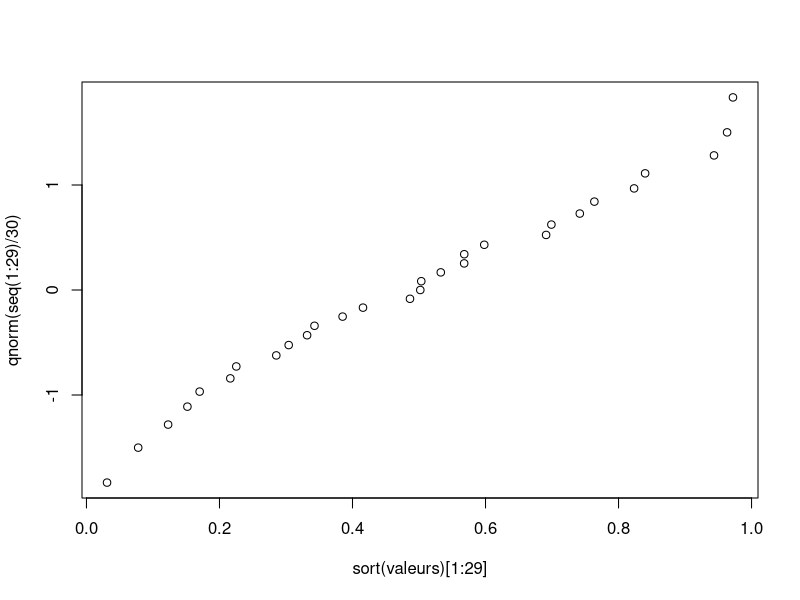
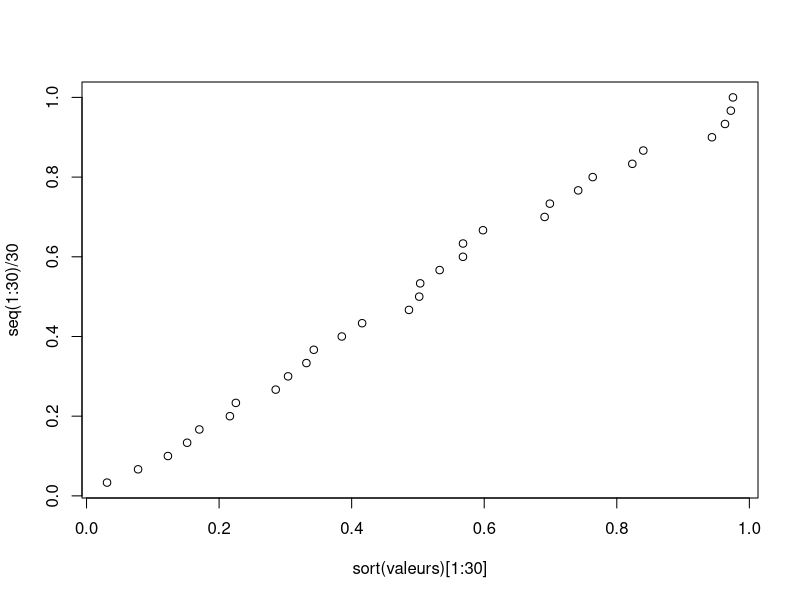
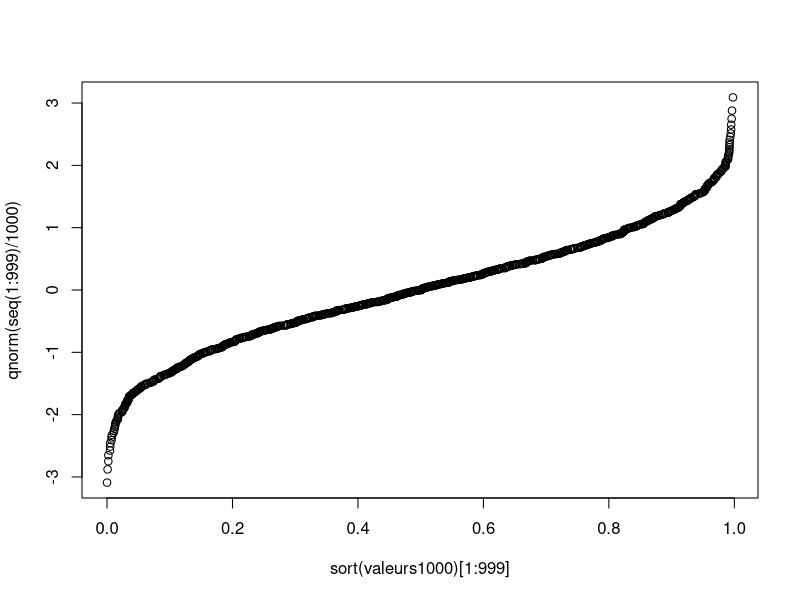
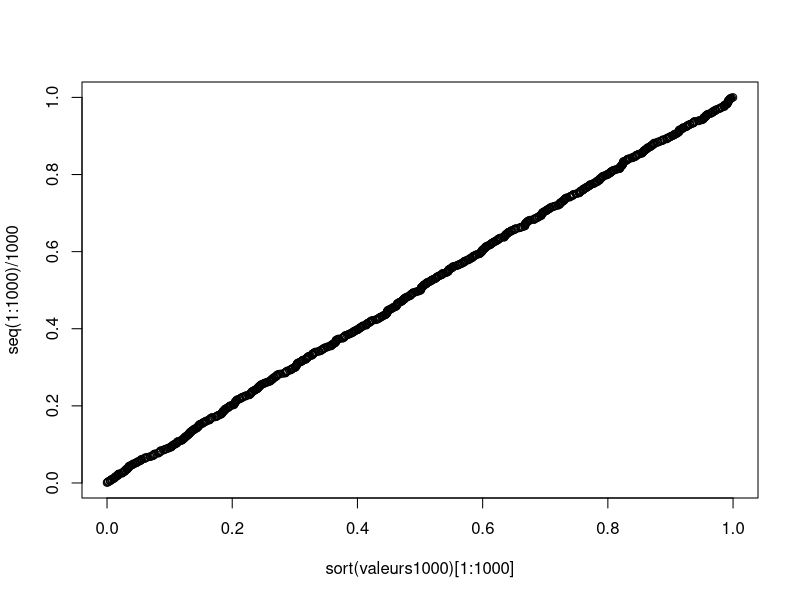

These charts were generated, in order, by the following R code:
## ---- chunk 1
knitr::opts_chunk$set(echo = TRUE)
## ---- chunk 2
valeurs <- runif(30,0,1)
## ---- chunk 3
plot(sort(valeurs)[1:29], qnorm(seq(1:29)/30))
## ---- chunk 4
plot(sort(valeurs)[1:30], seq(1:30)/30)
## ---- chunk 5
valeurs1000 <- runif(1000,0,1)
plot(sort(valeurs1000)[1:999], qnorm(seq(1:999)/1000))
plot(sort(valeurs1000)[1:1000], seq(1:1000)/1000)
